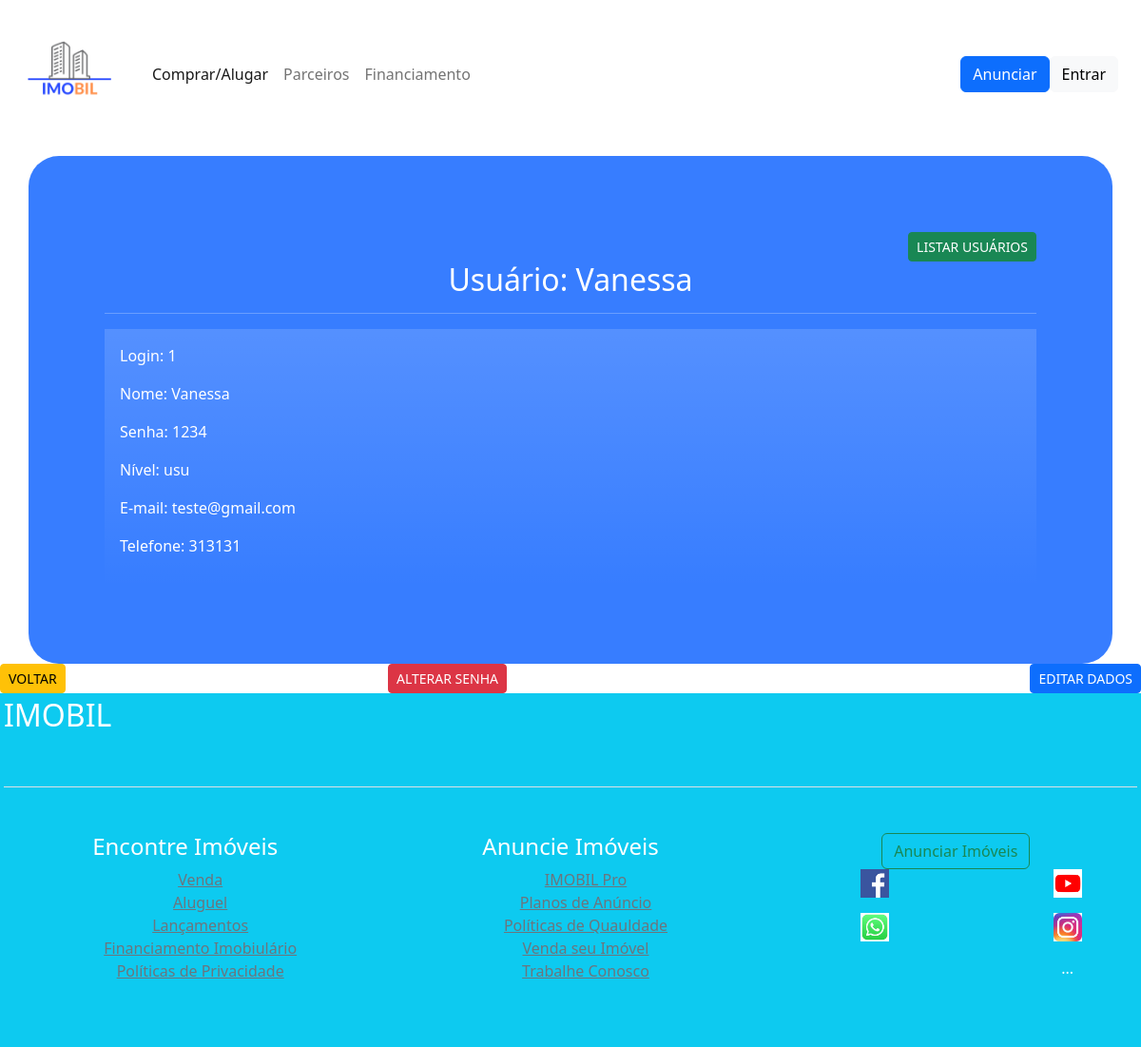
The page /visualizarUsuario.php?login=1 on the database its author committed.
### tables this page shows
CREATE TABLE `usuarios` (
  `login` int(11) NOT NULL,
  `nome` varchar(100) DEFAULT NULL,
  `senha` varchar(30) DEFAULT NULL,
  `nivel` varchar(3) DEFAULT NULL,
  `email` varchar(100) DEFAULT NULL,
  `telefone` int(11) DEFAULT NULL
);

### visualizarUsuario.php (the view, shortened to what this page needs)
<?php
    include "conexao.php";
    include "controle.php";
    if(isset($_GET['login'])){
        $login = $_GET['login'];
        $sql = "select * from usuarios where login = '$login'";
        $seleciona = mysqli_query($conexao,$sql);
        $exibe = mysqli_fetch_array($seleciona);
        $login = $exibe['login'];
        $nome = $exibe['nome'];
        $senha = $exibe['senha'];
        $nivel = $exibe['nivel'];
        $email = $exibe['email'];
        $telefone = $exibe['telefone'];
?>
    <div class="container pag">
        <div class="text-end">
            <a href="listarUsuario.php"> <button type="button" class="btn btn-success btn-sm">LISTAR USUÁRIOS</button> </a>
        </div>
        <h2>Usuário: <?php echo $nome; ?></h2>
        <hr>
        <div class="container text-start bg-gradient p-3">
                <div class="col-10">
                    <?php
                        echo "
                            <p> Login: $login </p>
                            <p> Nome: $nome </p>
                            <p> Senha: $senha </p>
                            <p> Nível: $nivel </p>
                            <p> E-mail: $email </p>
                            <p> Telefone: $telefone </p>
                        ";
                    ?>
                </div>
            </div>
        </div>
        <div class="row">
            <div class="col text-start">
                <a href="listarUsuario.php"> <button type="button" class="btn btn-warning btn-sm">VOLTAR</button> </a>
            </div>
            <div class="col">
            <a href="editarSenha.php?login=<?php echo $login ?>"> <button type="button" class="btn btn-danger btn-sm botao">ALTERAR SENHA</button></a>
            </div>
            <div class="col text-end">
                <a href="editarUsuario.php?login=<?php echo $login ?>"><button type="button" class="btn btn-primary btn-sm botao">EDITAR DADOS</button></a>
            </div>
        </div>
<?php
    }
    else{
        echo "
            <p> Esta é uma página de tratamento de dados. </p>
            <p> Clique <a href='listarUsuario01.php'>aqui</a> para selecionar um Usuário. </p>
        ";
    }
?>
<?php
    include"footer.php";
?>

### css/style.css (style rules this page uses)
.pag { margin-top: 2em; padding: 5em; border-radius: 2em; text-align: center; color: white; background-color: rgb(55, 125, 255); }
hr { color: white; }

### rows shown on the page
usuarios: nome "Vanessa", login "1", senha "1234", nivel "usu", email "teste@gmail.com", telefone "313131"
